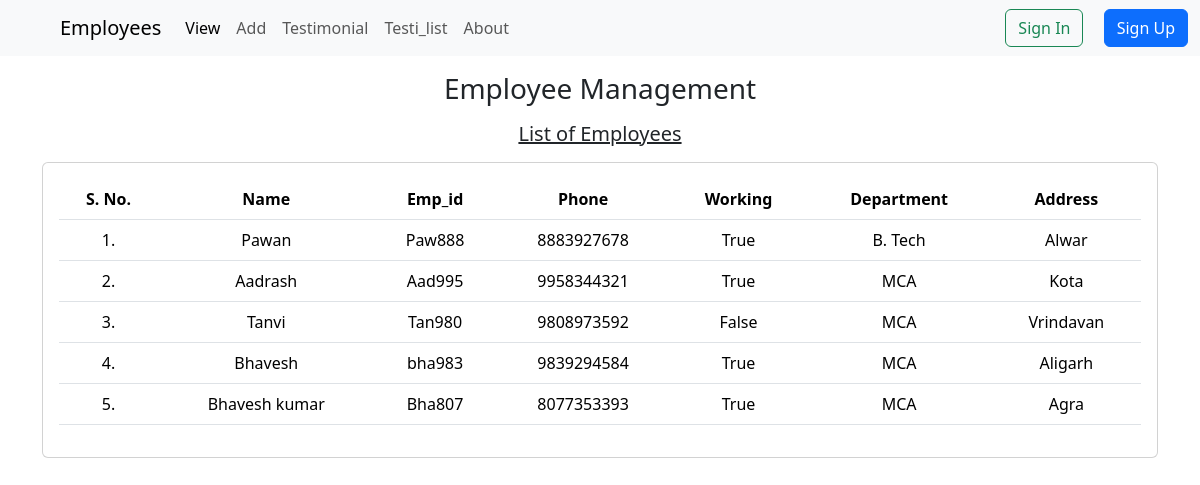
Page /emp/home/ on the earlier database version.
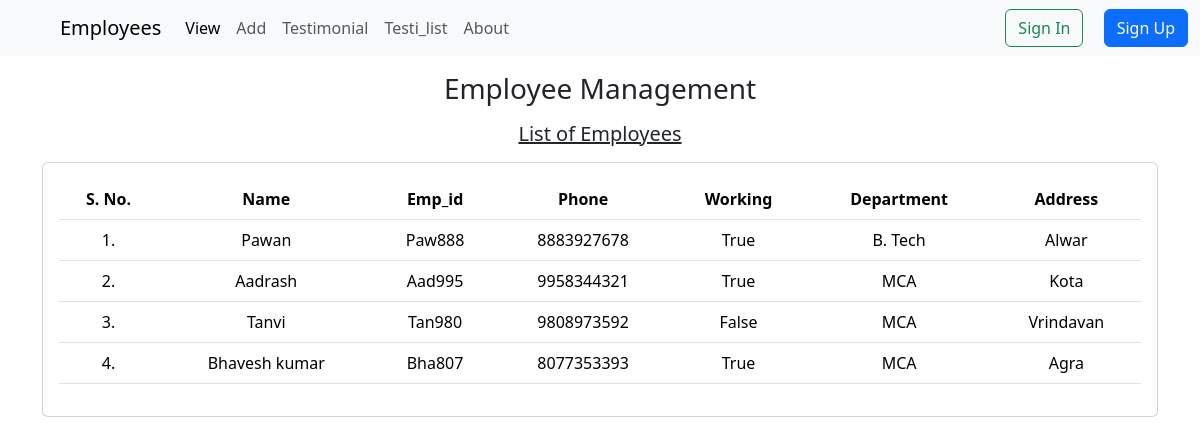
Same page on the later database version.
### emp/models.py (models this page shows, shortened)
class emp(models.Model):
    name=models.CharField(max_length=50)
    eid=models.CharField(max_length=20,primary_key=True)
    phone=models.CharField(max_length=10)
    working=models.BooleanField(default=False)
    department=models.CharField(max_length=10)
    address=models.CharField(max_length=100)

### emp/views.py (the view)
# urls.py: path('home/',views.emp_list,name='home'),
def emp_list(request):
    sup = request.user.is_superuser
    print(request.build_absolute_uri())
    emps=emp.objects.all()
    return render(request,'emp/home.html',{'emps':emps,'sup':sup})

### templates/emp/home.html (shortened to what this page needs)
<!DOCTYPE html>
<html lang="en">
  <head>
    <link href="https://cdn.jsdelivr.net/npm/bootstrap@5.3.3/dist/css/bootstrap.min.css" rel="stylesheet" />
    <link rel="stylesheet" href="/static/ss.css">
</head>
<body data-is-superuser="{{ sup }}">
  {% include 'emp/navbar.html' %}
  <div class="container">
    <h3 class="text-center my-3">Employee Management</h3>
    <h5 class="text-center my-3 text-decoration-underline">List of Employees</h5>
    <div class="card">
      <div class="card-body">
          <table class="table text-center">
            <thead>
              <tr>
                <th>S. No.</th>
                <th>Name</th>
                <th>Emp_id</th>
                <th>Phone</th>
                <th>Working</th>
                <th>Department</th>
                <th>Address</th>
              </tr>
            </thead>
            <tbody>
              {% for e in emps %}
              <tr>
                <td>{{ forloop.counter }}.</td>
                <td>{{ e.name }}</td>
                <td>{{ e.eid }}</td>
                <td>{{ e.phone }}</td>
                <td>{{ e.working }}</td>
                <td>{{ e.department }}</td>
                <td>{{ e.address }}</td>
              </tr>
              {% endfor %}
            </tbody>
          </table>
        </div>
      </div>
    </div>
  </body>
</html>

### templates/emp/navbar.html (shortened to what this page needs)
<nav class="ps-5 navbar navbar-expand-lg bg-body-tertiary">
  <div class="container-fluid">
    <a class="navbar-brand" href="/">Employees</a>
    <div class="collapse navbar-collapse" id="navbarSupportedContent">
      <ul class="navbar-nav me-auto mb-2 mb-lg-0">
        <li class="nav-item">
          <a class="nav-link active" aria-current="page" href="/emp/home">View</a>
        </li>
        <li class="nav-item">
          <a class="nav-link" href="/emp/add-emp">Add</a>
        </li>
        <li class="nav-item">
          <a class="nav-link" href="/emp/testimonial">Testimonial</a>
        </li>
        <li class="nav-item">
          <a class="nav-link" href="/emp/testimonial/viewtesti">Testi_list</a>
        </li>
        <li class="nav-item">
          <a class="nav-link" href="/about">About</a>
        </li>
      </ul>
      <ul class="navbar-nav ms-auto">
        {% if not user.is_authenticated %}
          <li class="nav-item">
            <a class=" btn btn-outline-success mx-3" href="/signin">Sign In</a>
            <a class=" btn btn-primary" href="/signup">Sign Up</a>
          </li>
        {% else %}
        <button class="btn btn-outline-success me-4" style="min-width: 100px;">{{user.username}}</button>
          <li class="nav-item">
            <a class="btn btn-danger me-5" href="/mylogout/{{ request.build_absolute_uri }}">Logout</a>
          </li>
        {% endif %}
      </ul>
    </div>
  </div>
</nav>

Differences in the rows shown:
removed emp: name "Bhavesh", eid "bha983", phone "9839294584", working "True", department "MCA", address "Aligarh"
